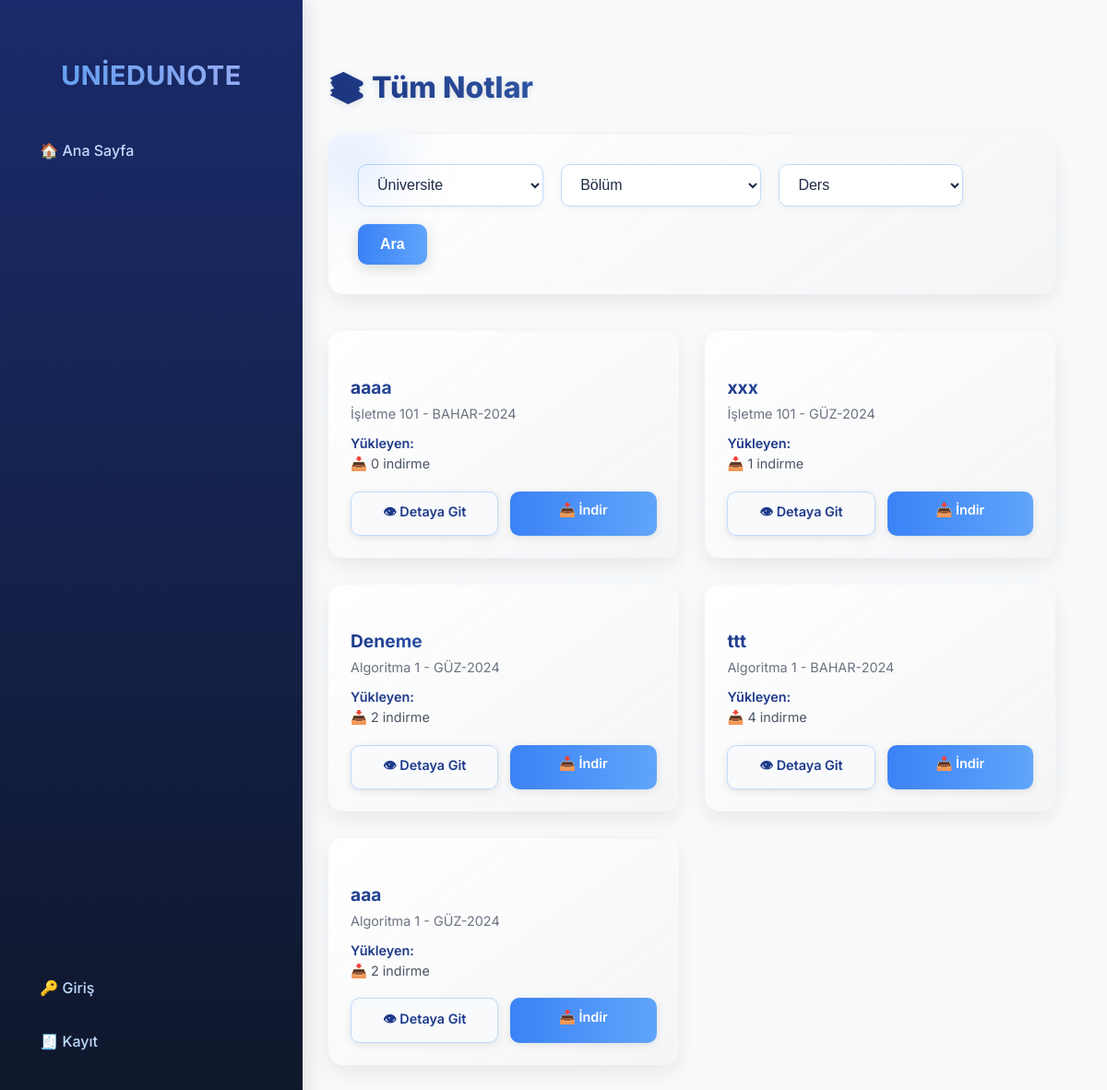
The app's page /notes/ with its own data.
### notes/models.py (models this page shows, shortened)
class Note(models.Model):
    SEMESTER_CHOICES = [
        ('BAHAR-2024', 'Bahar 2024'),
        ('GÜZ-2024', 'Güz 2024'),
        ('BAHAR-2025', 'Bahar 2025'),
        ('GÜZ-2025', 'Güz 2025'),
    ]
    user = models.ForeignKey(User, on_delete=models.CASCADE)
    university = models.ForeignKey(University, on_delete=models.CASCADE)
    faculty = models.ForeignKey(Faculty, on_delete=models.CASCADE)
    department = models.ForeignKey(Department, on_delete=models.CASCADE)
    course = models.ForeignKey(Course, on_delete=models.CASCADE)
    semester = models.CharField(max_length=20, choices=SEMESTER_CHOICES)
    title = models.CharField(max_length=255)
    description = models.TextField(blank=True, null=True)
    file = models.FileField(upload_to='notes/')
    uploaded_at = models.DateTimeField(auto_now_add=True)
    download_count = models.IntegerField(default=0)
    likes = models.IntegerField(default=0)

### categories/models.py (models this page shows)
class Course(models.Model):
    department = models.ForeignKey(Department, on_delete=models.CASCADE, related_name="courses")
    name = models.CharField(max_length=255)
    def __str__(self):
        return self.name  # 🔹 Karışıklığı önledik

### notes/views.py (the view)
# urls.py: path('notes/', note_list, name='note_list'),
def note_list(request):
    notes = Note.objects.all().order_by('-uploaded_at')
    university = request.GET.get('university')
    department = request.GET.get('department')
    course = request.GET.get('course')
    if university:
        notes = notes.filter(university__id=university)
    if department:
        notes = notes.filter(department__id=department)
    if course:
        notes = notes.filter(course__id=course)
    universities = University.objects.all()
    departments = Department.objects.all()
    courses = Course.objects.all()
    context = {
        'notes': notes,
        'universities': universities,
        'departments': departments,
        'courses': courses,
    }
    return render(request, 'notes/note_list.html', context)

### templates/notes/note_list.html (shortened to what this page needs)
{% extends "base.html" %}
{% load static %}
{% block content %}
<h2>📚 Tüm Notlar</h2>
<div class="filter-box">
  <form method="get" class="filter-row">
    <select name="university">
      <option value="">Üniversite</option>
    </select>
    <select name="department">
      <option value="">Bölüm</option>
    </select>
    <select name="course">
      <option value="">Ders</option>
    </select>
    <button type="submit">Ara</button>
  </form>
</div>
<div class="note-grid">
  {% for note in notes %}
  <div class="note-card">
    <h4>{{ note.title }}</h4>
    <small>{{ note.course }} - {{ note.semester }}</small>
    <div class="note-meta">
      <strong>Yükleyen:</strong> {{ note.uploader.username }}<br>
      📥 {{ note.download_count }} indirme
    </div>
    <div class="card-btns">
      <a href="{% url 'note_detail' note.id %}" class="btn-detail">👁 Detaya Git</a>
      <a href="{% url 'download_note' note.id %}" class="btn-download">📥 İndir</a>
    </div>
  </div>
  {% empty %}
  <p class="empty-message">Henüz not yüklenmemiş.</p>
  {% endfor %}
</div>
{% endblock %}

### static/css/style.css (style rules this page uses)
body { background:#f5f7fb;font-family:Inter,system-ui,-apple-system,Segoe UI,Roboto,Arial,sans-serif;margin:0 }

### templates/base.html (style rules this page uses)
body { margin: 0; font-family: 'Inter', system-ui, -apple-system, Segoe UI, Roboto, Arial, sans-serif; background: #f8fafc; display: flex; min-height: 100vh; overflow-x: hidden; color: #1e2a44; }

### templates/notes/note_list.html (style rules this page uses)
h2 { color: #1e3a8a; font-weight: 800; font-size: 2rem; margin-bottom: 2rem; background: linear-gradient(to right, #1e3a8a, #60a5fa); -webkit-background-clip: text; -webkit-text-fill-color: transparent; text-shadow: 0 2px 10px rgba(0, 0, 0, 0.1); animation: slideUp 1s ease-out; }
.filter-box { background: linear-gradient(145deg, rgba(255, 255, 255, 0.95), rgba(243, 244, 246, 0.9)); padding: 2rem; border-radius: 16px; box-shadow: 0 8px 25px rgba(0, 0, 0, 0.08); margin-bottom: 2.5rem; position: relative; overflow: hidden; animation: slideUp 1.2s ease-out 0.2s; backdrop-filter: blur(10px); }
.filter-box::before { content: ''; position: absolute; top: -50px; left: -50px; width: 150px; height: 150px; background: radial-gradient(circle, rgba(59, 130, 246, 0.2) 0%, rgba(255, 255, 255, 0) 70%); filter: blur(30px); animation: float 6s ease-in-out infinite alternate; }
.filter-row { display: flex; gap: 1.2rem; flex-wrap: wrap; align-items: center; }
select { padding: 0.8rem 1rem; border: 1px solid #bfdbfe; border-radius: 10px; font-size: 1rem; min-width: 200px; background: #fff; color: #1e2a44; transition: all 0.3s ease; box-shadow: 0 2px 8px rgba(0, 0, 0, 0.05); }
button { padding: 0.8rem 1.5rem; border: none; border-radius: 10px; background: linear-gradient(90deg, #3b82f6, #60a5fa); color: #fff; font-weight: 600; font-size: 1rem; cursor: pointer; transition: all 0.3s ease; box-shadow: 0 4px 15px rgba(0, 0, 0, 0.15); }
.note-grid { display: grid; grid-template-columns: repeat(auto-fill, minmax(280px, 1fr)); gap: 1.8rem; animation: slideUp 1.4s ease-out 0.4s; }
.note-card { background: linear-gradient(145deg, rgba(255, 255, 255, 0.95), rgba(243, 244, 246, 0.9)); border-radius: 16px; box-shadow: 0 8px 25px rgba(0, 0, 0, 0.08); padding: 1.5rem; transition: all 0.3s ease; position: relative; overflow: hidden; backdrop-filter: blur(10px); }
.note-card h4 { color: #1e3a8a; font-weight: 700; font-size: 1.2rem; margin-bottom: 0.5rem; background: linear-gradient(to right, #1e3a8a, #60a5fa); -webkit-background-clip: text; -webkit-text-fill-color: transparent; }
.note-card small { color: #6b7280; font-size: 0.9rem; display: block; margin-bottom: 0.8rem; }
.note-meta { font-size: 0.9rem; color: #4b5563; margin: 0.6rem 0 1.2rem 0; line-height: 1.5; }
.note-meta strong { color: #1e3a8a; font-weight: 600; }
.card-btns { display: flex; justify-content: space-between; gap: 0.8rem; }
.btn-download, .btn-detail { flex: 1; text-align: center; padding: 0.7rem 1rem; border-radius: 10px; font-size: 0.9rem; font-weight: 600; cursor: pointer; text-decoration: none; transition: all 0.3s ease; box-shadow: 0 2px 8px rgba(0, 0, 0, 0.1); }
.btn-download { background: linear-gradient(90deg, #3b82f6, #60a5fa); color: #fff; }
.btn-detail { background: #f8fafc; color: #1e3a8a; border: 1px solid #bfdbfe; }

### records on screen
Note: title "aaaa", course "İşletme 101", semester "BAHAR-2024", download_count "0"
Note: title "xxx", course "İşletme 101", semester "GÜZ-2024", download_count "1"
Note: title "Deneme", course "Algoritma 1", semester "GÜZ-2024", download_count "2"
Note: title "ttt", course "Algoritma 1", semester "BAHAR-2024", download_count "4"
Note: title "aaa", course "Algoritma 1", semester "GÜZ-2024", download_count "2"
